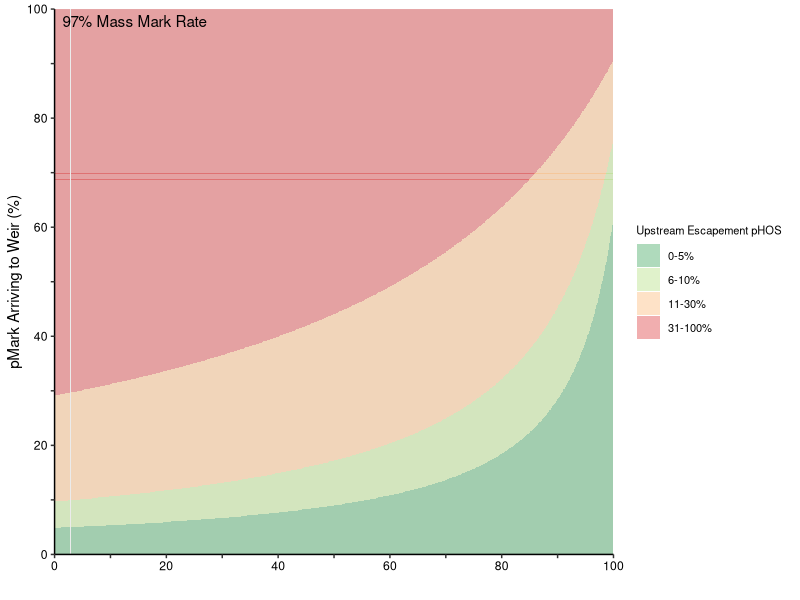
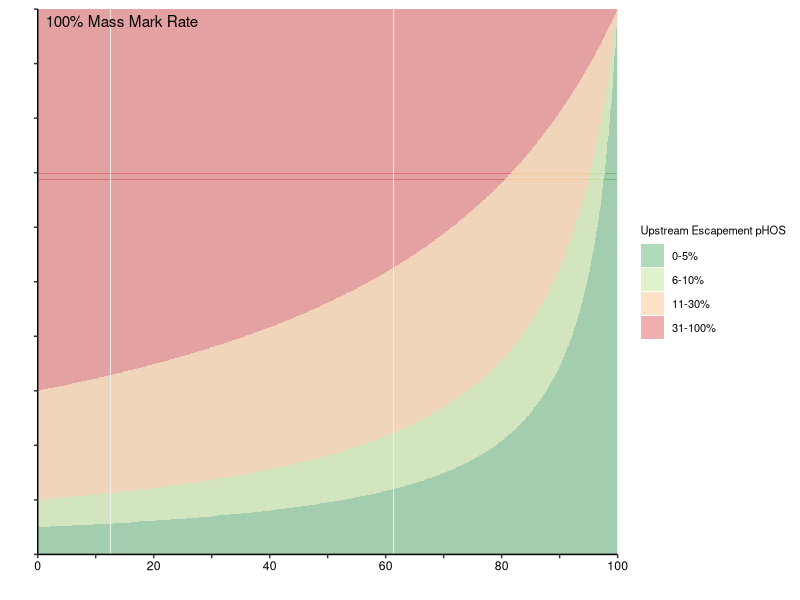

The R script that drew these images, in order:
# Clear workspace
rm(list=ls(all=TRUE))

# List of required packages
packages <- c("tidyverse", "RColorBrewer", "ggpubr", "cowplot", "stringr", "patchwork")

# Function to check and install packages
check_and_install <- function(package) {
  if (!require(package, character.only = TRUE)) {
    install.packages(package)
    library(package, character.only = TRUE)}}

# Apply the function to the list of packages
invisible(sapply(packages, check_and_install))

#---------------------------------------------------------------------------------------------------

# Make function for pHOS data table
makepHOS<-function(m){
  m = m
  dat<-expand.grid(
    p=c(1:999/1000),
    w=c(1:999/1000),
    m = m
    )%>%
    as_tibble()%>%
    mutate(pHOS = ((p/m) - (p*w))/(1-p*w))
}
#---------------------------------------------------------------------------------------------------
#assign colors
color_range <- c(0, 0.05, 0.1, 0.3, 1.0)
color_palette <- rev(brewer.pal(c(length(color_range) - 1), "RdYlGn"))

#---------------------------------------------------------------------------------------------------
# Plot 1 (left pane - 97% MM rate)

# Make data
pHOSdat <- makepHOS(m = 0.97)
dat <- expand.grid(p = 1:999 / 1000, w = 1:999 / 1000, m = 0.97)
dat <- dat %>% mutate(pHOS = ((p / m) - (p * w)) / (1 - p * w))
pHOSdat_matrix <- matrix(findInterval(dat$pHOS, color_range, all.inside = TRUE), nrow = nrow(dat))

title <- paste("  97% Mass Mark Rate")

# Plot
p1<-dat %>%
  ggplot(aes(x = w, y = p, z = pHOS)) +
  geom_tile(aes(fill = factor(pHOSdat_matrix)), alpha = 0.35) +
  scale_fill_manual(values = color_palette,
                    labels = c("0-5%","6-10%","11-30%","31-100%"),
                    name = "Upstream Escapement pHOS",
                    guide = guide_legend(override.aes = list(shape = NA))) +
  ggtitle(title) +
  theme(
    plot.title = element_text(vjust = -1,hjust = 0, margin = margin(b = -10), size = 11),
    plot.margin = margin(5, 8, 5, 5),
    legend.title = element_text(size = 8),
    legend.text = element_text(size = 8),
    legend.spacing.y = unit(0.2, "cm"),
    panel.grid.major = element_blank(),
    panel.grid.minor = element_blank(),
    axis.line = element_line(colour = "black", linewidth = 0.5, linetype = "solid"),
    axis.text.x = element_text(color = "black"),
    axis.text.y = element_text(color = "black"),
    legend.key = element_rect(fill = "white")
    ) +
  labs(x = "",
       y = "pMark Arriving to Weir (%)",
       fill = "Upstream Escapement pHOS") +
  scale_y_continuous(labels = c("0","","20","","40","","60","",80,"","100"), breaks = seq(0, 1.0, 0.1),expand = c(0, 0), limits = c(0, 1)) +
  scale_x_continuous(labels = c("0","","20","","40","","60","",80,"","100"), breaks = seq(0, 1.0, 0.1),expand = c(0, 0), limits = c(0, 1)) 

#---------------------------------------------------------------------------------------------------
# Plot 2 (right pane - 100% MM rate)

# Make data
pHOSdat <- makepHOS(m = 1)
dat1 <- expand.grid(p = 1:999 / 1000, w = 1:999 / 1000, m = 1)
dat1 <- dat1 %>% mutate(pHOS = ((p / m) - (p * w)) / (1 - p * w))
pHOSdat_matrix1 <- matrix(findInterval(dat1$pHOS, color_range, all.inside = TRUE), nrow = nrow(dat))

title <- paste("  100% Mass Mark Rate")

# Plot
p2<-dat %>%
  ggplot(aes(x = w, y = p, z = pHOS)) +
  geom_tile(aes(fill = factor(pHOSdat_matrix1)), alpha = 0.35) +  # Set alpha value to 1 for full opacity
  scale_fill_manual(values = color_palette,
                    labels = c("0-5%","6-10%","11-30%","31-100%"),
                    name = "Upstream Escapement pHOS",
                    guide = guide_legend(override.aes = list(shape = NA))) +
  ggtitle(title) +
  theme(
    plot.title = element_text(vjust = -1,hjust = 0, margin = margin(b = -10), size = 11),
    plot.margin = margin(5, 5, 5, 8),
    legend.title = element_text(size = 8),
    legend.text = element_text(size = 8),
    legend.spacing.y = unit(0.2, "cm"),
    panel.grid.major = element_blank(),
    panel.grid.minor = element_blank(),
    axis.line = element_line(colour = "black", linewidth = 0.5, linetype = "solid"),
    axis.text.x = element_text(color = "black"),
    axis.text.y = element_text(color = "black"),
    legend.key = element_rect(fill = "white")
    ) +
  labs(x = "",
       y = "",
       fill = "Upstream Escapement pHOS") +
  scale_y_continuous(labels = c("","","","","","","","","","",""), breaks = seq(0, 1.0, 0.1),expand = c(0, 0), limits = c(0, 1)) +
  scale_x_continuous(labels = c("0","","20","","40","","60","",80,"","100"), breaks = seq(0, 1.0, 0.1),expand = c(0, 0), limits = c(0, 1)) 


#---------------------------------------------------------------------------------------------------
# Combine 2 plots
plot<-ggpubr::ggarrange(p1, p2, # list of plots
                        labels = "AUTO", # labels
                        common.legend = T, #common legend
                        legend = "right", # legend position
                        align = "hv", # Align both plots, horizontal and vertical
                        nrow = 1)  # number of rows
plot <- add_sub(plot, "Weir Efficiency (%)", hjust = 1, vjust = -1)
#-------------------------------------------------------------------------------
# Save plot
ggsave(plot, file="Figure_5_Isoclines.png", width=7.5, height=5.5, bg="white",
       units="in", dpi=400)
